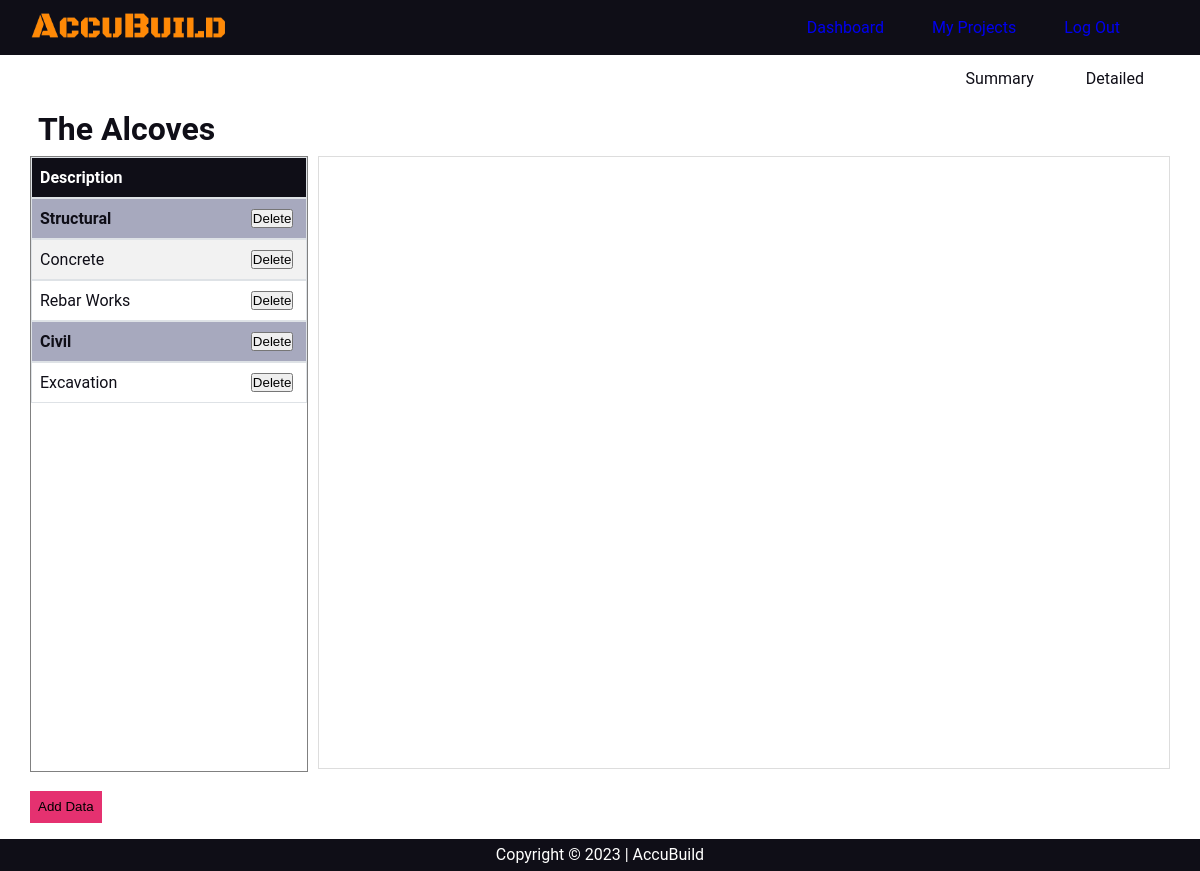
The page /estimate/detailed/4 (signed in) on the database its author committed.
### estimate/models.py (models this page shows, shortened)
class Project(models.Model):
    name = models.CharField(max_length=100)
    client = models.ForeignKey(Client, on_delete=models.CASCADE, related_name='scopes')
    address = models.CharField(max_length=100)
    description = models.CharField(max_length=500)
    status = models.CharField(max_length=100)
    area = models.DecimalField(max_digits=8, decimal_places=2)
    bid_deadline = models.DateField()
    estimator = models.ForeignKey(User, on_delete=models.CASCADE, related_name="estimator_projects")
    manager = models.ForeignKey(User, on_delete=models.CASCADE, related_name="manager_projects")
    timestamp = models.DateTimeField(auto_now_add=True)
    material = models.DecimalField(max_digits=20, decimal_places=2, default=0, blank=True, null=True)
    labor = models.DecimalField(max_digits=20, decimal_places=2, default=0, blank=True, null=True)
    equipment = models.DecimalField(max_digits=20, decimal_places=2, default=0, blank=True, null=True)
    ocm = models.DecimalField(max_digits=20, decimal_places=2, default=10 , blank=True, null=True)
    profit = models.DecimalField(max_digits=20, decimal_places=2, default=12, blank=True, null=True)
    vat = models.DecimalField(max_digits=20, decimal_places=2, default=12 , blank=True, null=True)
    progress = models.CharField(max_length=20, default='on-going', blank=True, null=True)
    reject_msg = models.CharField(max_length=200, default='', blank=True, null=True)

class Division(models.Model):
    name = models.CharField(max_length=100)
    project = models.ManyToManyField(Project, blank=True, related_name="divisions")
    def __str__(self):
        return self.name

class Scope(models.Model):
    name = models.CharField(max_length=100)
    division = models.ForeignKey(Division, on_delete=models.CASCADE, related_name='scopes')
    project = models.ForeignKey(Project, on_delete=models.CASCADE, related_name='scopes', null=True, blank=True)
    qty = models.DecimalField(max_digits=20, decimal_places=2, default=0)
    unit = models.CharField(max_length=20, default="lot")
    material = models.DecimalField(max_digits=20, decimal_places=2, default=0)
    labor = models.DecimalField(max_digits=20, decimal_places=2, default=0)
    equipment = models.DecimalField(max_digits=20, decimal_places=2, default=0)
    def __str__(self):
        return self.name

### estimate/views.py (the view)
# urls.py: path("detailed/<int:project_id>", views.detailed, name="detailed"),
@login_required
def detailed(request, project_id):
    project = Project.objects.get(pk=project_id)
    divisions = project.divisions.all().prefetch_related(
        Prefetch('scopes', queryset=Scope.objects.filter(project=project))
    )
    form = AddDivisionsForm(project=project)
    form1 = AddScopeForm(project=project)
    form2 = AddNewDivisionForm()
    form3 = AddItem(project=project)
    return render(request, "estimate/detailed.html", {
        "project": project,
        "divisions": divisions,
        "form": form,
        "form1": form1,
        "form2": form2,
        "form3": form3
    })

### estimate/forms.py
class AddDivisionsForm(forms.Form):
    divisions = forms.ModelMultipleChoiceField(label="", queryset=Division.objects.none(), widget=forms.CheckboxSelectMultiple())
    def __init__(self, project, *args, **kwargs):
        super().__init__(*args, **kwargs)
        self.fields['divisions'].queryset = Division.objects.exclude(project=project)
        self.project = project

class AddScopeForm(forms.Form):
    name = forms.CharField(label="Scope", max_length=100)
    qty = forms.DecimalField(label="quantity", decimal_places=2)
    unit = forms.CharField(label="unit", max_length=100)
    divisions = forms.ModelChoiceField(label="Division", queryset=Division.objects.none())
    def __init__(self, project, *args, **kwargs):
        super().__init__(*args, **kwargs)
        self.fields['divisions'].queryset = project.divisions.all()

### estimate/models.py (called while the page is built)
    def __str__(self):
        return self.name

### estimate/templates/estimate/detailed.html (shortened to what this page needs)
{% extends "estimate/layout.html" %}
{% block main %}
<div class="container">
    <nav class="project_nav">
        <ul>
            <li><a href="{% url 'project' project.id %}">Summary</a></li>
        </ul>
        <ul>
            <li><a href="{% url 'detailed' project.id %}">Detailed</a></li>
        </ul>
    </nav>
    <h2 class="second-header" style="font-size: 2rem;">{{ project.name }}</h2>
    <div style="display: flex;">
        <table style="flex: 1;" class="detailed_table">
            <thead>
                <tr>
                    <th colspan="2">Description</th>
                </tr>
            </thead>
            <tbody>
                {% for division in divisions %}
                    <tr>
                        <th style="border-right: 0;">{{ division.name }}</th>
                        <th style="border-left: 0; width: 30%;">
                            <form action="{% url 'remove_division' project.id %}" method="post">
                                <input type="submit" value="Delete">
                            </form>
                        </th>
                    </tr>
                    {% for scope in division.scopes.all %}
                        <tr>
                            <td style="border-right: 0;" id="scope"><a href="#" id="{{ scope.name }}" onclick="showScopeItems('{{ scope.id }}')">{{ scope.name }}</a></td>
                            <td style="border-left: 0; width: 30%;">
                                <form action="{% url 'remove_scope' project.id %}" method="post">
                                    <input type="submit" value="Delete">
                                </form>
                            </td>
                        </tr>
                    {% endfor %}
                {% endfor %}
            </tbody>
        </table>
        <div id="scope_items" style="flex: 3;">
        </div>
    </div>
    <br>
    <button id="add_data_btn">Add Data</button>
</div>
{% endblock %}

### estimate/static/estimate/styles.css (style rules this page uses)
:root { --clr-primary-100: #0f0e17; --clr-primary-200: #fffffe; --clr-primary-300: #ff8906; --clr-primary-400: black; --clr-primary-500: #a7a9be; --clr-primary-600: #e53170; --clr-primary-700: #e67700; --clr-primary-800: #f18eb3; }
html { box-sizing: border-box; font-family: "Roboto", "Helvetica Neue", Helvetica, Arial, sans-serif; }
*, *::before, *::after { box-sizing: inherit; }
body { margin: 0 auto; min-height: 100vh; position: relative; }
* { margin: 0; padding: 0; }
.container { margin-inline: auto; padding-bottom: 3rem; width: min(95%, 75rem); }
.second-header { padding: 0.5rem; color: var(--clr-primary-100); }
table, tr, th, td { table-layout: fixed; width: 100%; border-collapse: collapse; border: 1px solid gray; color: var(--clr-primary-100); }
th { text-align: left; }
.project_nav { display: flex; justify-content: flex-end; }
.project_nav ul { list-style-type: none; margin: 0; padding: 0; display: flex; }
.project_nav li { margin: 0 10px; }
.project_nav li a { display: block; color: var(--clr-primary-100); text-align: center; padding: 14px 16px; text-decoration: none; }
.detailed_table { border-collapse: collapse; width: 100%; }
.detailed_table th, .detailed_table td { border: 1px solid #ddd; padding: 8px; text-align: left; }
.detailed_table tr:nth-child(even) { background-color: #f2f2f2; }
.detailed_table thead th { background-color: var(--clr-primary-100); color: white; }
.detailed_table tbody th { background-color: var(--clr-primary-500); color: var(--clr-primary-100); }
#scope_items { margin-left: 10px; padding: 10px; border: 1px solid #ddd; }
.detailed_table a { text-decoration: none; color: inherit; }
table.detailed_table { max-height: calc(100vh - 186.7337px); min-height: calc(100vh - 186.7337px); width: 100%; border-collapse: collapse; table-layout: fixed; }
table.detailed_table th, table.detailed_table td { height: 40px; padding: 8px; text-align: left; border: 1px solid #dee2e6; }
table.detailed_table tbody { display: block; overflow-y: scroll; height: calc(100vh - 226.7337px); }
table.detailed_table thead, table.detailed_table tbody tr { display: table; width: 100%; table-layout: fixed; border-spacing: 0; }
#scope_items { flex: 3; max-height: calc(100vh - 186.7337px); min-height: calc(100vh - 186.7337px); overflow-y: auto; }
#add_data_btn { height: 2rem; background-color: var(--clr-primary-600); color: var(--clr-primary-00); border: none; cursor: pointer; padding-inline: 0.5rem; }

### rows shown on the page
Project: name "The Alcoves"
Division: name "Structural"
Scope: name "Concrete"
Scope: name "Rebar Works"
Division: name "Civil"
Scope: name "Excavation"
